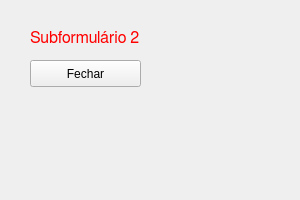
<?xml version="1.0" encoding="UTF-8"?>
<ui version="4.0">
 <class>Subformulario2</class>
 <widget class="QWidget" name="Subformulario2">
  <property name="geometry">
   <rect>
    <x>0</x>
    <y>0</y>
    <width>300</width>
    <height>200</height>
   </rect>
  </property>
  <property name="windowTitle">
   <string>Subformulário 2</string>
  </property>
  <widget class="QLabel" name="label">
   <property name="geometry">
    <rect>
     <x>30</x>
     <y>30</y>
     <width>111</width>
     <height>17</height>
    </rect>
   </property>
   <property name="palette">
    <palette>
     <active>
      <colorrole role="WindowText">
       <brush brushstyle="SolidPattern">
        <color alpha="255">
         <red>255</red>
         <green>0</green>
         <blue>0</blue>
        </color>
       </brush>
      </colorrole>
     </active>
     <inactive>
      <colorrole role="WindowText">
       <brush brushstyle="SolidPattern">
        <color alpha="255">
         <red>255</red>
         <green>0</green>
         <blue>0</blue>
        </color>
       </brush>
      </colorrole>
     </inactive>
     <disabled>
      <colorrole role="WindowText">
       <brush brushstyle="SolidPattern">
        <color alpha="255">
         <red>123</red>
         <green>123</green>
         <blue>123</blue>
        </color>
       </brush>
      </colorrole>
     </disabled>
    </palette>
   </property>
   <property name="font">
    <font>
     <family>FreeSans</family>
     <pointsize>12</pointsize>
    </font>
   </property>
   <property name="text">
    <string>Subformulário 2</string>
   </property>
  </widget>
  <widget class="QPushButton" name="pushButton">
   <property name="geometry">
    <rect>
     <x>30</x>
     <y>60</y>
     <width>111</width>
     <height>27</height>
    </rect>
   </property>
   <property name="text">
    <string>Fechar</string>
   </property>
  </widget>
 </widget>
 <resources/>
 <connections/>
</ui>
